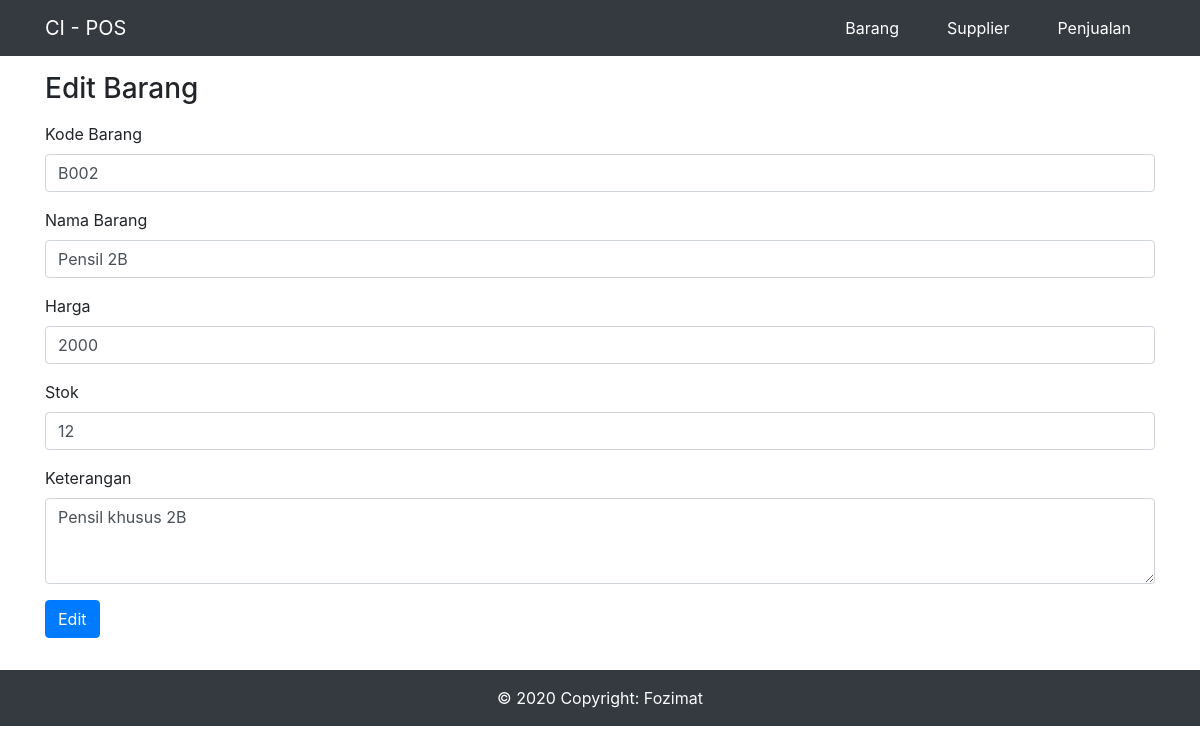
Page /home/edit/2 on the committed database.
### tables this page shows
CREATE TABLE `tb_barang` (
  `id_barang` int(11) NOT NULL,
  `kode_barang` varchar(255) NOT NULL,
  `nama_barang` varchar(255) NOT NULL,
  `harga` int(11) NOT NULL,
  `stok` int(11) NOT NULL,
  `keterangan` varchar(255) NOT NULL
);

### application/controllers/Home.php (called while the page is built, shortened)
<?php
class Home extends CI_Controller
{
    public function __construct()
    {
        $this->load->model('m_barang');
    }
    public function edit($id)
    {
        $valid = $this->form_validation;
        $valid->set_rules('kode_barang', 'Kode Barang', 'required|edit_unique[tb_barang.kode_barang. ' . $id . ']');
        $valid->set_rules('nama_barang', 'Nama Barang', 'required|min_length[3]');
        $valid->set_rules('harga', 'Harga', 'required|integer');
        $valid->set_rules('stok', 'Stok', 'required|integer');
        $valid->set_rules('keterangan', 'keterangan', 'required');
        $valid->set_error_delimiters('<div class="text-danger">', '</div>');
        $valid->set_message('required', '{field} tidak boleh kosong');
        $valid->set_message('integer', '{field} harus berupa angka');
        $valid->set_message('min_length', '{field} minimal 3 karakter');
        $valid->set_message('is_unique', '{field} tidak boleh sama');
        $valid->set_message('edit_unique', '{field} harus unik');
        $where = [
            'id_barang' => $id
        ];
        $data['data'] = $this->m_barang->detailData('tb_barang', $where);
        $data['title'] = 'Edit Barang';
        if ($valid->run() == false) {
            $this->load->view('template/header', $data);
            $this->load->view('home/edit_barang', $data);
            $this->load->view('template/footer');
        }
    }
}

### index.php (called while the page is built, shortened)
<?php
require_once BASEPATH.'core/CodeIgniter.php';

### application/models/M_barang.php (called while the page is built, shortened)
<?php
class M_barang extends CI_Model
{
    function detailData($table, $where)
    {
        return $this->db->get_where($table, $where)->row();
    }
}

### application/views/home/edit_barang.php (the view, shortened to what this page needs)
<div class="container mt-3">
    <h3 class="mb-3">Edit Barang</h3>
    <form action="" method="POST">
        <div class="form-group">
            <label for="kode_barang">Kode Barang</label>
            <input type="text" class="form-control" id="kode_barang" name="kode_barang" placeholder="Masukkan kode barang" value="<?= $data->kode_barang; ?>" autocomplete="off">
        </div>
        <div class="form-group">
            <label for="nama_barang">Nama Barang</label>
            <input type="text" class="form-control" id="nama_barang" name="nama_barang" placeholder="Masukkan nama barang" value="<?= $data->nama_barang; ?>" autocomplete="off">
        </div>
        <div class="form-group">
            <label for="harga">Harga</label>
            <input type="text" class="form-control" id="harga" name="harga" placeholder="Masukkan harga barang" value="<?= $data->harga; ?>" autocomplete="off">
        </div>
        <div class="form-group">
            <label for="stok">Stok</label>
            <input type="text" class="form-control" id="stok" name="stok" placeholder="Masukkan stok barang" value="<?= $data->stok; ?>" autocomplete="off">
        </div>
        <div class="form-group">
            <label for="keterangan">Keterangan</label>
            <textarea class="form-control" id="keterangan" rows="3" name="keterangan"><?= $data->keterangan; ?></textarea>
        </div>
        <button type="submit" class="btn btn-primary mb-3">Edit</button>
    </form>
</div>

### rows in the picture
tb_barang: kode_barang "B002", nama_barang "Pensil 2B", harga "2000", stok "12", keterangan "Pensil khusus 2B"
